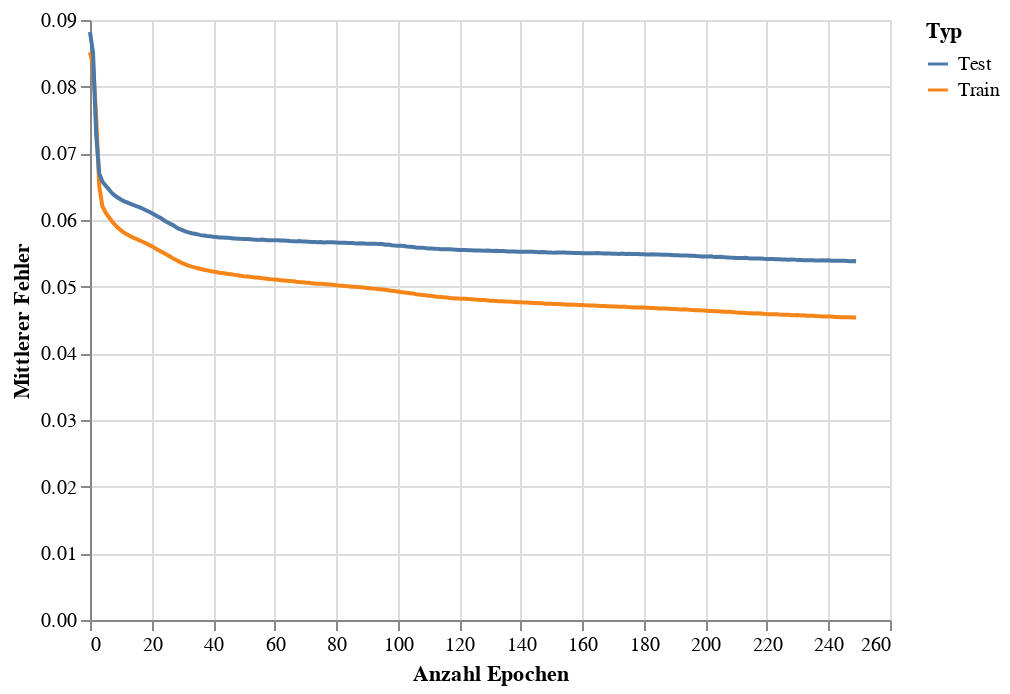

The cell this chart's notebook holds for it:
### Code cell
train_eval_loss_chart = alt.Chart(loss_df).mark_line().encode(
    x = alt.X('Epoch', title='Anzahl Epochen'),
    y = alt.Y('Loss',title='Mittlerer Fehler'),
    color = alt.Color('Type',title='Typ')
)
train_eval_loss_chart

### Figure 1 — Vega-Lite specification as saved in the notebook (floating-point values rounded to 4 significant figures; data arrays with more than 128 entries replaced by an {"elided": "..."} marker saying what was removed)
{"config": {"view": {"continuousWidth": 400, "continuousHeight": 300}}, "data": {"name": "data-0964165882be2403adc6a596af50c887"}, "mark": "line", "encoding": {"color": {"field": "Type", "title": "Typ", "type": "nominal"}, "x": {"field": "Epoch", "title": "Anzahl Epochen", "type": "quantitative"}, "y": {"field": "Loss", "title": "Mittlerer Fehler", "type": "quantitative"}}, "$schema": "https://vega.github.io/schema/vega-lite/v4.17.0.json", "datasets": {"data-0964165882be2403adc6a596af50c887": {"elided": "500 records"}}}
